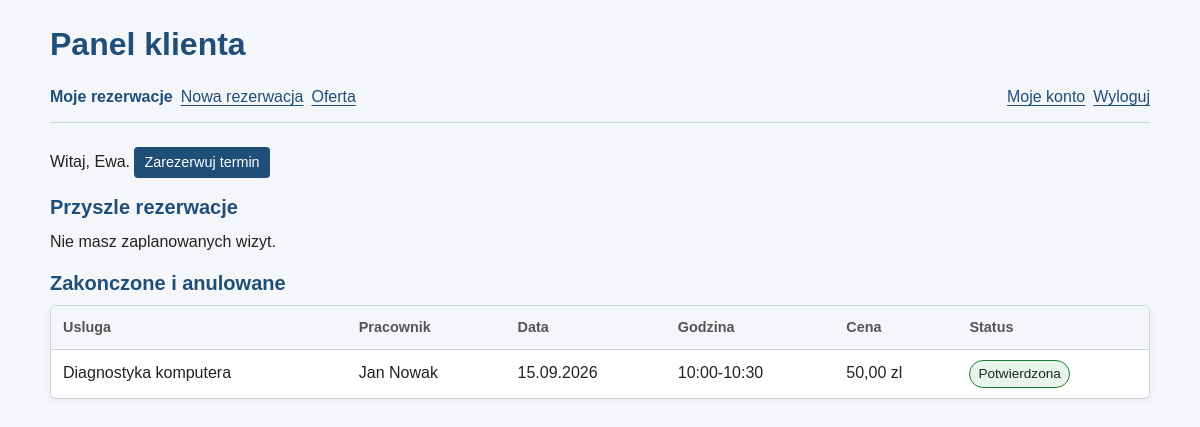
Page /panel_klienta.php (signed in) on the earlier database version.
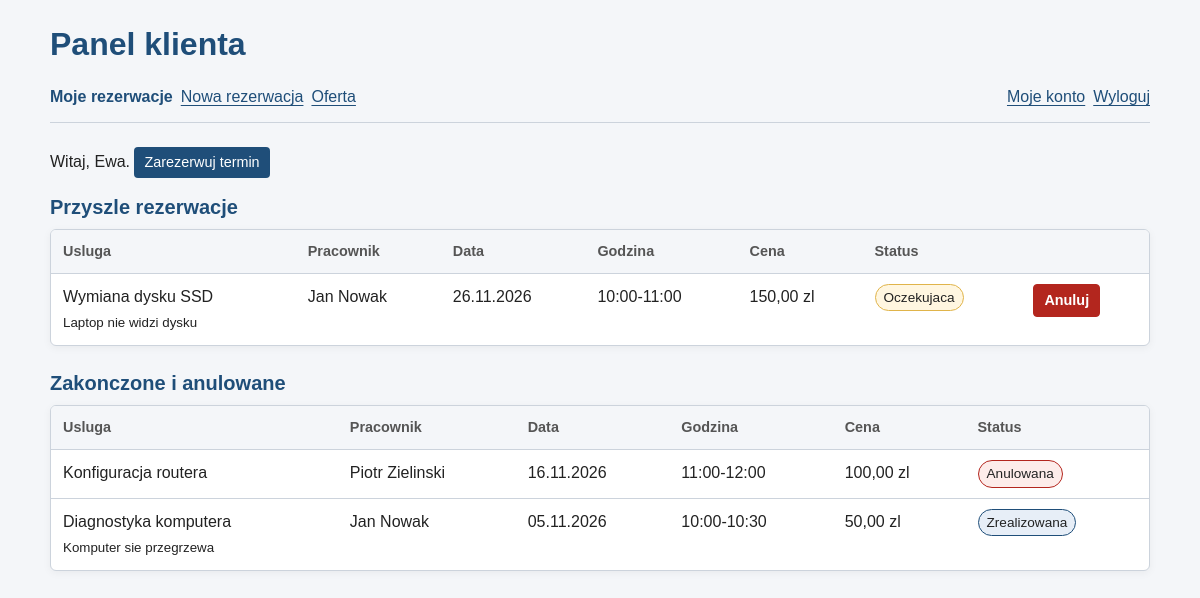
Same page on the later database version.
### tables this page shows
CREATE TABLE rezerwacje (
    id INT AUTO_INCREMENT PRIMARY KEY,
    uzytkownik_id INT NOT NULL,
    pracownik_id INT NOT NULL,
    usluga_id INT NOT NULL,
    data_rezerwacji DATE NOT NULL,
    godzina_od TIME NOT NULL,
    godzina_do TIME NOT NULL,
    status ENUM('oczekujaca', 'potwierdzona', 'zrealizowana', 'anulowana') NOT NULL DEFAULT 'oczekujaca',
    komentarz TEXT,
    data_utworzenia TIMESTAMP NOT NULL DEFAULT CURRENT_TIMESTAMP,
    FOREIGN KEY (uzytkownik_id) REFERENCES uzytkownicy(id) ON DELETE RESTRICT,
    FOREIGN KEY (pracownik_id) REFERENCES pracownicy(id) ON DELETE RESTRICT,
    FOREIGN KEY (usluga_id) REFERENCES uslugi(id) ON DELETE RESTRICT,
    CHECK (godzina_do > godzina_od),
    INDEX idx_pracownik_data (pracownik_id, data_rezerwacji),
    INDEX idx_uzytkownik (uzytkownik_id)
);

CREATE TABLE uslugi (
    id INT AUTO_INCREMENT PRIMARY KEY,
    kategoria_id INT NOT NULL,
    nazwa VARCHAR(100) NOT NULL,
    opis TEXT,
    czas_trwania INT NOT NULL,
    cena DECIMAL(8,2) NOT NULL,
    aktywna TINYINT(1) NOT NULL DEFAULT 1,
    FOREIGN KEY (kategoria_id) REFERENCES kategorie_uslug(id) ON DELETE RESTRICT,
    CHECK (czas_trwania > 0),
    CHECK (cena >= 0)
);

### includes/auth.php (called while the page is built, shortened)
<?php
function zalogowany(): bool
{
    return isset($_SESSION['user_id'])
        && is_int($_SESSION['user_id'])
        && $_SESSION['user_id'] > 0;
}

### public/panel_klienta.php (the view, shortened to what this page needs)
<?php
require __DIR__ . '/../includes/wspolne.php';
$stmt = $pdo->prepare(
    "SELECT r.id, r.data_rezerwacji, r.godzina_od, r.godzina_do, r.status, r.komentarz,
            u.nazwa AS usluga, u.cena,
            CONCAT(pu.imie, ' ', pu.nazwisko) AS pracownik,
            (r.status IN ('oczekujaca', 'potwierdzona') AND TIMESTAMP(r.data_rezerwacji, r.godzina_od) > NOW()) AS przyszla
     FROM rezerwacje r
     JOIN uslugi u ON u.id = r.usluga_id
     JOIN pracownicy p ON p.id = r.pracownik_id
     JOIN uzytkownicy pu ON pu.id = p.uzytkownik_id
     WHERE r.uzytkownik_id = ?
     ORDER BY r.data_rezerwacji, r.godzina_od"
);
$stmt->execute([$_SESSION['user_id']]);
$rezerwacje = $stmt->fetchAll(PDO::FETCH_ASSOC);
$przyszle = array_filter($rezerwacje, fn ($r) => $r['przyszla']);
$pozostale = array_reverse(array_filter($rezerwacje, fn ($r) => !$r['przyszla']));
naglowekStrony('Panel klienta', [
    'panel_klienta.php' => 'Moje rezerwacje',
    'rezerwacja.php' => 'Nowa rezerwacja',
    'index.php' => 'Oferta',
]);
function tabelaRezerwacji(array $lista, bool $przyszle): void
{
    ?>
    <div class="tabela">
        <table>
            <tr>
                <th>Usluga</th>
                <th>Pracownik</th>
                <th>Data</th>
                <th>Godzina</th>
                <th>Cena</th>
                <th>Status</th>
                <?php if ($przyszle): ?>
                    <th></th>
                <?php endif; ?>
            </tr>
            <?php foreach ($lista as $r): ?>
                <tr>
                    <td><?= e($r['usluga']) ?><?= $r['komentarz'] ? '<br><small>' . e($r['komentarz']) . '</small>' : '' ?></td>
                    <td><?= e($r['pracownik']) ?></td>
                    <td><?= data($r['data_rezerwacji']) ?></td>
                    <td><?= godzina($r['godzina_od']) ?>-<?= godzina($r['godzina_do']) ?></td>
                    <td><?= cena($r['cena']) ?></td>
                    <td><span class="status status-<?= e($r['status']) ?>"><?= e(nazwaStatusu($r['status'])) ?></span></td>
                    <?php if ($przyszle): ?>
                        <td>
                            <form method="post" class="w-linii" data-potwierdz="<?= e('Anulowac rezerwacje ' . $r['usluga'] . ' z ' . data($r['data_rezerwacji']) . '?') ?>">
                                <button type="submit" class="maly niebezpieczny">Anuluj</button>
                            </form>
                        </td>
                    <?php endif; ?>
                </tr>
            <?php endforeach; ?>
        </table>
    </div>
    <?php
}
?>
<p>Witaj, <?= e($_SESSION['user_imie']) ?>. <a class="przycisk" href="rezerwacja.php">Zarezerwuj termin</a></p>
<h2>Przyszle rezerwacje</h2>
<?php if ($przyszle): ?>
    <?php tabelaRezerwacji($przyszle, true); ?>
<?php else: ?>
    <p>Nie masz zaplanowanych wizyt.</p>
<?php endif; ?>
<h2>Zakonczone i anulowane</h2>
<?php if ($pozostale): ?>
    <?php tabelaRezerwacji($pozostale, false); ?>
<?php else: ?>
    <p>Brak wczesniejszych rezerwacji.</p>
<?php endif; ?>
<?php
stopkaStrony();

### includes/wspolne.php (shortened to what this page needs)
<?php
require_once __DIR__ . '/auth.php';
if (!function_exists('e')) {
    function e(?string $wartosc): string
    {
        return htmlspecialchars($wartosc ?? '', ENT_QUOTES | ENT_SUBSTITUTE, 'UTF-8');
    }
}
function nazwaStatusu(string $status): string
{
    return STATUSY_REZERWACJI[$status] ?? $status;
}
function godzina(string $czas): string
{
    return substr($czas, 0, 5);
}
function data(string $data): string
{
    return date('d.m.Y', strtotime($data));
}
function cena(string|float $cena): string
{
    return number_format((float) $cena, 2, ',', ' ') . ' zl';
}
function naglowekStrony(string $tytul, array $linki): void
{
    $biezaca = basename($_SERVER['SCRIPT_NAME']);
    ?>
<!DOCTYPE html>
<html lang="pl">
<head>
    <link rel="stylesheet" href="../css/style.css">
</head>
<body class="panel">
    <h1><?= e($tytul) ?></h1>
    <nav>
        <?php foreach ($linki as $plik => $nazwa): ?>
            <a href="<?= e($plik) ?>"<?= $plik === $biezaca ? ' aria-current="page"' : '' ?>><?= e($nazwa) ?></a>
        <?php endforeach; ?>
        <?php if (zalogowany()): ?>
            <a href="profil.php">Moje konto</a>
            <a href="wyloguj.php">Wyloguj</a>
        <?php else: ?>
            <a href="logowanie.php">Zaloguj</a>
            <a href="rejestracja.php">Zarejestruj sie</a>
        <?php endif; ?>
    </nav>
    <main>
    <?php
}
function stopkaStrony(): void
{
    ?>
    </main>
</body>
</html>
    <?php
}

### css/style.css (style rules this page uses)
:root { color-scheme: light; --kolor-glowny: #1f4e79; --kolor-glowny-hover: #173b5d; --kolor-tlo: #f4f6f9; --kolor-powierzchni: #fff; --kolor-tekst: #222; --kolor-tekst-pomocniczy: #555; --kolor-ramka: #ccd3dc; --kolor-blad: #b3261e; --kolor-blad-tlo: #fdecea; --kolor-sukces: #1e7b34; --kolor-sukces-tlo: #e8f5ec; --szerokosc-tresci: 800px; --szerokosc-formularza: 420px; --odstep-xs: 4px; --odstep-sm: 8px; --odstep-md: 12px; --odstep-lg: 16px; --odstep-xl: 24px; --odstep-xxl: 32px; --promien: 6px; --cien: 0 2px 8px rgb(0 0 0 / 5%); --przejscie: 0.2s ease; }
*, *::before, *::after { box-sizing: border-box; }
html { -webkit-text-size-adjust: 100%; text-size-adjust: 100%; }
body { margin: 0; padding: 0 var(--odstep-lg) var(--odstep-xxl); font-family: Arial, Helvetica, sans-serif; font-size: 16px; line-height: 1.6; color: var(--kolor-tekst); background: var(--kolor-tlo); }
h1, h2, p { margin-top: 0; }
h1 { max-width: var(--szerokosc-tresci); margin: var(--odstep-xl) auto var(--odstep-sm); color: var(--kolor-glowny); font-size: clamp(1.5rem, 4vw, 2rem); line-height: 1.25; }
h2 { margin-bottom: var(--odstep-sm); color: var(--kolor-glowny); font-size: 1.25rem; line-height: 1.35; }
nav { display: flex; flex-wrap: wrap; align-items: center; gap: var(--odstep-sm); max-width: var(--szerokosc-tresci); margin: 0 auto var(--odstep-xl); padding: var(--odstep-md) 0; border-bottom: 1px solid var(--kolor-ramka); }
a { color: var(--kolor-glowny); text-underline-offset: 3px; transition: color var(--przejscie); }
form { width: 100%; max-width: var(--szerokosc-formularza); margin: 0 auto; padding: var(--odstep-xl); background: var(--kolor-powierzchni); border: 1px solid var(--kolor-ramka); border-radius: var(--promien); box-shadow: var(--cien); }
button { display: block; width: 100%; min-height: 44px; margin-top: var(--odstep-md); padding: 10px var(--odstep-lg); font: inherit; font-weight: 700; color: #fff; background: var(--kolor-glowny); border: 1px solid var(--kolor-glowny); border-radius: 4px; cursor: pointer; transition: background var(--przejscie), border-color var(--przejscie); }
body.admin, body.panel { --szerokosc-tresci: 1100px; }
.admin main, .panel main { max-width: var(--szerokosc-tresci); margin: 0 auto; }
.admin nav a[aria-current="page"], .panel nav a[aria-current="page"] { font-weight: 700; text-decoration: none; }
.tabela { overflow-x: auto; margin-bottom: var(--odstep-xl); background: var(--kolor-powierzchni); border: 1px solid var(--kolor-ramka); border-radius: var(--promien); box-shadow: var(--cien); }
table { width: 100%; border-collapse: collapse; }
th, td { padding: 10px var(--odstep-md); text-align: left; vertical-align: top; border-bottom: 1px solid var(--kolor-ramka); }
th { font-size: 0.9rem; color: var(--kolor-tekst-pomocniczy); background: var(--kolor-tlo); white-space: nowrap; }
tr:last-child td { border-bottom: none; }
form.w-linii { display: inline; width: auto; max-width: none; margin: 0; padding: 0; background: none; border: none; box-shadow: none; }
button.maly, a.przycisk { display: inline-block; width: auto; min-height: 0; margin: 0; padding: var(--odstep-xs) 10px; font-size: 0.9rem; }
a.przycisk { color: #fff; text-decoration: none; background: var(--kolor-glowny); border-radius: 4px; }
button.niebezpieczny { background: var(--kolor-blad); border-color: var(--kolor-blad); }
.status { display: inline-block; padding: 2px var(--odstep-sm); font-size: 0.85rem; border-radius: 999px; background: var(--kolor-tlo); border: 1px solid var(--kolor-ramka); }
.status-oczekujaca { background: #fff6e0; border-color: #e0b44a; }
.status-zrealizowana { background: #e7eef7; border-color: var(--kolor-glowny); }
.status-anulowana { background: var(--kolor-blad-tlo); border-color: var(--kolor-blad); }
.status-potwierdzona { background: var(--kolor-sukces-tlo); border-color: var(--kolor-sukces); }

Differences in the rows shown:
added rezerwacje: usluga.nazwa "Wymiana dysku SSD", komentarz "Laptop nie widzi dysku", pracownik "Jan Nowak", data_rezerwacji "26.11.2026", godzina_od "10:00", godzina_do "11:00", usluga.cena "150,00 zl", status "Oczekujaca"
added rezerwacje: usluga.nazwa "Konfiguracja routera", pracownik "Piotr Zielinski", data_rezerwacji "16.11.2026", godzina_od "11:00", godzina_do "12:00", usluga.cena "100,00 zl", status "Anulowana"
changed rezerwacje "Diagnostyka komputera": komentarz (not shown) → "Komputer sie przegrzewa"; data_rezerwacji "15.09.2026" → "05.11.2026"; status "Potwierdzona" → "Zrealizowana"
Other differences:
text no longer shown: "Usluga Pracownik Data Godzina Cena Status Nie masz zaplanowanych wizyt."
text now shown: "Usluga Usluga Pracownik Pracownik Data Data Godzina Godzina Cena Cena Status Status"
